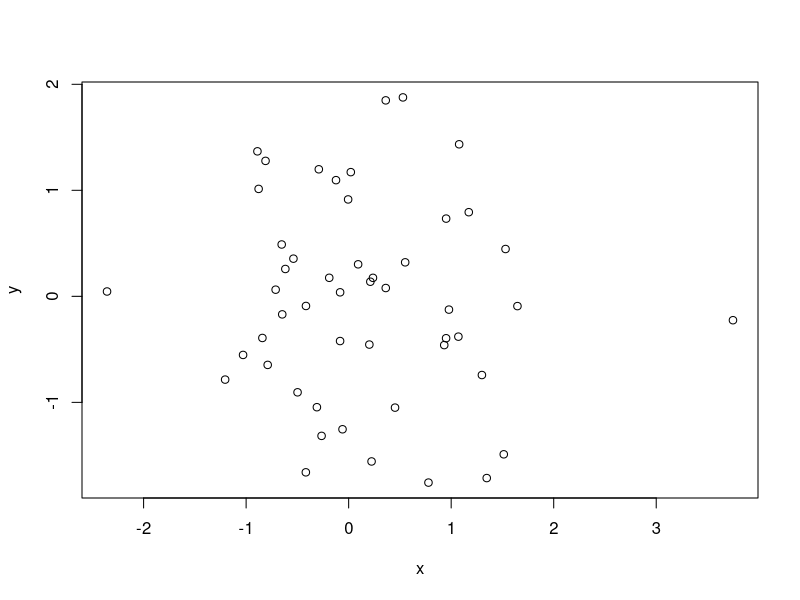
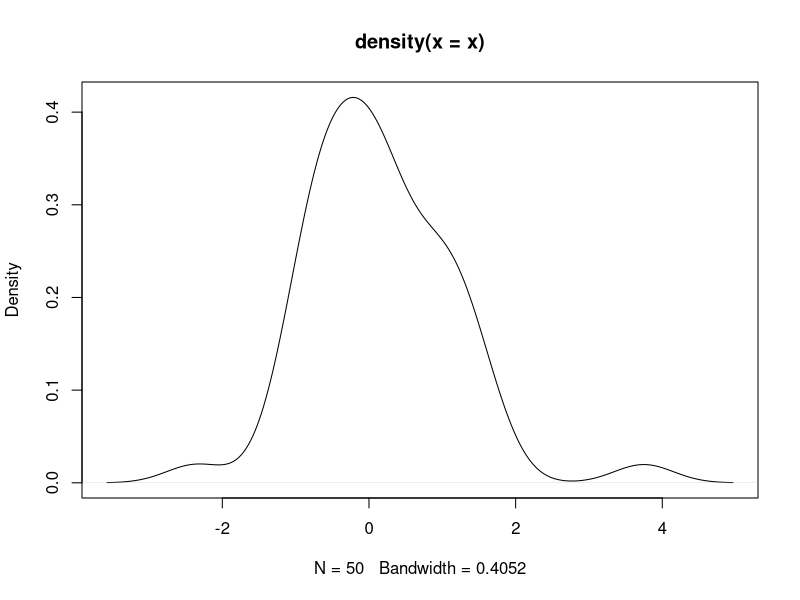

These charts were generated, in order, by the following R code:
### Emacs: -*- coding: utf-8; fill-column: 62; comment-column: 27; -*-
##
## Copyright (C) 2017 Vincent Goulet
##
## Ce fichier fait partie du projet «Programmer avec R»
## http://github.com/vigou3/programmer-avec-r
##
## Cette création est mise à disposition selon le contrat
## Attribution-Partage dans les mêmes conditions 4.0
## International de Creative Commons.
## http://creativecommons.org/licenses/by-sa/4.0/

###
### COMMANDES R
###

## Les expressions entrées à la ligne de commande sont
## immédiatement évaluées et le résultat est affiché à
## l'écran, comme avec une grosse calculatrice.
1                          # une constante
(2 + 3 * 5)^2/7            # expression mathématique
exp(3)                     # fonction exponentielle
sin(pi/2) + cos(pi/2)      # fonctions trigonométriques
gamma(5)                   # fonction gamma

## Lorsqu'une expression est syntaxiquement incomplète,
## l'invite de commande change de '> ' à '+ '.
2 -                        # expression incomplète
5 *                        # toujours incomplète
3                          # complétée

## Taper le nom d'un objet affiche son contenu. Pour une
## fonction, c'est son code source qui est affiché.
pi                         # constante numérique intégrée
letters                    # chaîne de caractères intégrée
LETTERS                    # version en majuscules
rnorm                      # fonction

###
### EXEMPLE DE SESSION DE TRAVAIL
###
### (Inspiré de l'annexe A du manuel «An Introduction to R», R
### Core Team, 2017.)
###

## Générer deux vecteurs de nombres pseudo-aléatoires issus
## d'une loi normale centrée réduite.
x <- rnorm(50)
y <- rnorm(x)

## Graphique des couples (x, y).
plot(x, y)

## Graphique d'une approximation de la densité du vecteur x.
plot(density(x))

## Générer la suite 1, 2, ..., 10.
1:10

## La fonction 'seq' peut générer des suites plus générales.
seq(from = -5, to = 10, by = 3)
seq(from = -5, length = 10)

## La fonction 'rep' répète des valeurs.
rep(1, 5)          # répéter 1 cinq fois
rep(1:5, 5)        # répéter le vecteur 1,...,5 cinq fois
rep(1:5, each = 5) # répéter chaque élément du vecteur cinq fois

## Arithmétique vectorielle.
v <- 1:12               # initialisation d'un vecteur
v + 2                   # additionner 2 à chaque élément de v
v * -12:-1              # produit élément par élément
v + 1:3                 # le vecteur le plus court est recyclé

## Vecteur de nombres uniformes sur l'intervalle [1, 10].
v <- runif(12, min = 1, max = 10)
v

## Pour afficher le résultat d'une affectation, placer la
## commande entre parenthèses.
( v <- runif(12, min = 1, max = 10) )

## Arrondi des valeurs de v à l'entier près.
( v <- round(v) )

## Créer une matrice 3 x 4 à partir des valeurs de
## v. Remarquer que la matrice est remplie par colonne.
( m <- matrix(v, nrow = 3, ncol = 4) )

## Les opérateurs arithmétiques de base s'appliquent aux
## matrices comme aux vecteurs.
m + 2
m * 3
m ^ 2

## Éliminer la quatrième colonne afin d'obtenir une matrice
## carrée.
( m <- m[,-4] )

## Transposée et inverse de la matrice m.
t(m)
solve(m)

## Produit matriciel.
m %*% m                  # produit de m avec elle-même
m %*% solve(m)           # produit de m avec son inverse
round(m %*% solve(m))    # l'arrondi donne la matrice identité

## Consulter la rubrique d'aide de la fonction 'solve'.
?solve

## Liste des objets dans l'espace de travail.
ls()

## Nettoyage.
rm(x, y, v, m)
